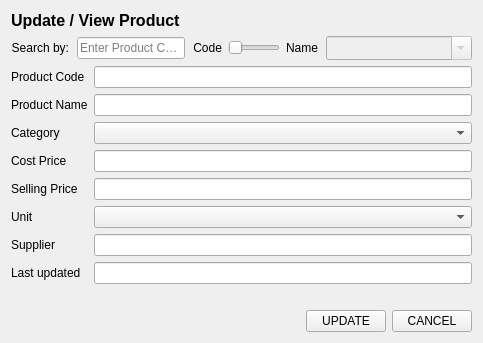
                    <widget class="QWidget" name="tabUpdate">
                        <attribute name="title">
                            <string>UPDATE / VIEW</string>
                        </attribute>
                        <layout class="QVBoxLayout" name="layoutUpdate">
                            <item>
                                <widget class="QLabel" name="subHeaderLabel">
                                    <property name="font">
                                        <font>
                                            <pointsize>12</pointsize>
                                            <weight>75</weight>
                                            <bold>true</bold>
                                        </font>
                                    </property>
                                    <property name="text">
                                        <string>Update / View Product</string>
                                    </property>
                                </widget>
                            </item>
                            <item>
                                <widget class="QWidget" name="searchRowWidget" native="true">
                                    <layout class="QHBoxLayout" name="searchRowLayout">
                                        <property name="spacing">
                                            <number>8</number>
                                        </property>
                                        <property name="leftMargin">
                                            <number>0</number>
                                        </property>
                                        <property name="topMargin">
                                            <number>0</number>
                                        </property>
                                        <property name="rightMargin">
                                            <number>0</number>
                                        </property>
                                        <property name="bottomMargin">
                                            <number>0</number>
                                        </property>
                                        <item>
                                            <widget class="QLabel" name="labelSearchBy">
                                                <property name="text">
                                                    <string>Search by:</string>
                                                </property>
                                                <property name="alignment">
                                                    <set>Qt::AlignRight|Qt::AlignTrailing|Qt::AlignVCenter</set>
                                                </property>
                                            </widget>
                                        </item>
                                        <item>
                                            <widget class="QLineEdit" name="searchCodeLineEdit">
                                                <property name="toolTip">
                                                    <string>Scan or type product code</string>
                                                </property>
                                                <property name="placeholderText">
                                                    <string>Enter Product Code</string>
                                                </property>
                                                <property name="clearButtonEnabled">
                                                    <bool>true</bool>
                                                </property>
                                            </widget>
                                        </item>
                                        <item>
                                            <widget class="QFrame" name="searchModeFrame">
                                                <property name="frameShape">
                                                    <enum>QFrame::NoFrame</enum>
                                                </property>
                                                <property name="frameShadow">
                                                    <enum>QFrame::Plain</enum>
                                                </property>
                                                <layout class="QHBoxLayout" name="searchModeLayout">
                                                    <property name="spacing">
                                                        <number>6</number>
                                                    </property>
                                                    <property name="leftMargin">
                                                        <number>0</number>
                                                    </property>
                                                    <property name="topMargin">
                                                        <number>0</number>
                                                    </property>
                                                    <property name="rightMargin">
                                                        <number>0</number>
                                                    </property>
                                                    <property name="bottomMargin">
                                                        <number>0</number>
                                                    </property>
                                                    <item>
                                                        <widget class="QLabel" name="lblModeCode">
                                                            <property name="text">
                                                                <string>Code</string>
                                                            </property>
                                                            <property name="alignment">
                                                                <set>Qt::AlignRight|Qt::AlignTrailing|Qt::AlignVCenter</set>
                                                            </property>
                                                        </widget>
                                                    </item>
                                                    <item>
                                                        <widget class="QSlider" name="searchModeSlider">
                                                            <property name="minimumSize">
                                                                <size>
                                                                    <width>52</width>
                                                                    <height>20</height>
                                                                </size>
                                                            </property>
                                                            <property name="maximumSize">
                                                                <size>
                                                                    <width>52</width>
                                                                    <height>20</height>
                                                                </size>
                                                            </property>
                                                            <property name="toolTip">
                                                                <string>Toggle search mode (Code | Name)</string>
                                                            </property>
                                                            <property name="minimum">
                                                                <number>0</number>
                                                            </property>
                                                            <property name="maximum">
                                                                <number>1</number>
                                                            </property>
                                                            <property name="singleStep">
                                                                <number>1</number>
                                                            </property>
                                                            <property name="pageStep">
                                                                <number>1</number>
                                                            </property>
                                                            <property name="value">
                                                                <number>0</number>
                                                            </property>
                                                            <property name="tracking">
                                                                <bool>false</bool>
                                                            </property>
                                                            <property name="orientation">
                                                                <enum>Qt::Horizontal</enum>
                                                            </property>
                                                        </widget>
                                                    </item>
                                                    <item>
                                                        <widget class="QLabel" name="lblModeName">
                                                            <property name="text">
                                                                <string>Name</string>
                                                            </property>
                                                            <property name="alignment">
                                                                <set>Qt::AlignLeading|Qt::AlignLeft|Qt::AlignVCenter</set>
                                                            </property>
                                                        </widget>
                                                    </item>
                                                </layout>
                                            </widget>
                                        </item>
                                        <item>
                                            <widget class="QComboBox" name="searchNameComboBox">
                                                <property name="enabled">
                                                    <bool>false</bool>
                                                </property>
                                                <property name="editable">
                                                    <bool>true</bool>
                                                </property>
                                                <property name="insertPolicy">
                                                    <enum>QComboBox::NoInsert</enum>
                                                </property>
                                                <property name="sizeAdjustPolicy">
                                                    <enum>QComboBox::AdjustToMinimumContentsLengthWithIcon</enum>
                                                </property>
                                                <property name="minimumContentsLength">
                                                    <number>12</number>
                                                </property>
                                                <property name="placeholderText">
                                                    <string>Enter Product Name</string>
                                                </property>
                                                <item>
                                                    <property name="text">
                                                        <string/>
                                                    </property>
                                                </item>
                                            </widget>
                                        </item>
                                    </layout>
                                </widget>
                            </item>
                            <item>
                                <layout class="QFormLayout" name="formLayout">
                                    <item row="0" column="0">
                                        <widget class="QLabel" name="productCodeLabel">
                                            <property name="text">
                                                <string>Product Code</string>
                                            </property>
                                        </widget>
                                    </item>
                                    <item row="0" column="1">
                                        <widget class="QLineEdit" name="productCodeLineEdit">
                                            <property name="readOnly">
                                                <bool>true</bool>
                                            </property>
                                        </widget>
                                    </item>
                                    <item row="1" column="0">
                                        <widget class="QLabel" name="productNameLabel">
                                            <property name="text">
                                                <string>Product Name</string>
                                            </property>
                                        </widget>
                                    </item>
                                    <item row="1" column="1">
                                        <widget class="QLineEdit" name="productNameLineEdit"/>
                                    </item>
                                    <item row="2" column="0">
                                        <widget class="QLabel" name="categoryLabel">
                                            <property name="text">
                                                <string>Category</string>
                                            </property>
                                        </widget>
                                    </item>
                                    <item row="2" column="1">
                                        <widget class="QComboBox" name="categoryComboBox"/>
                                    </item>
                                    <item row="3" column="0">
                                        <widget class="QLabel" name="costPriceLabel">
                                            <property name="text">
                                                <string>Cost Price</string>
                                            </property>
                                        </widget>
                                    </item>
                                    <item row="3" column="1">
                                        <widget class="QLineEdit" name="costPriceLineEdit"/>
                                    </item>
                                    <item row="4" column="0">
                                        <widget class="QLabel" name="sellingPriceLabel">
                                            <property name="text">
                                                <string>Selling Price</string>
                                            </property>
                                        </widget>
                                    </item>
                                    <item row="4" column="1">
                                        <widget class="QLineEdit" name="sellingPriceLineEdit"/>
                                    </item>
                                    <item row="5" column="0">
                                        <widget class="QLabel" name="unitLabel">
                                            <property name="text">
                                                <string>Unit</string>
                                            </property>
                                        </widget>
                                    </item>
                                    <item row="5" column="1">
                                        <widget class="QComboBox" name="unitComboBox"/>
                                    </item>
                                    <item row="6" column="0">
                                        <widget class="QLabel" name="supplierLabel">
                                            <property name="text">
                                                <string>Supplier</string>
                                            </property>
                                        </widget>
                                    </item>
                                    <item row="6" column="1">
                                        <widget class="QLineEdit" name="supplierLineEdit"/>
                                    </item>
                                    <item row="7" column="0">
                                        <widget class="QLabel" name="lastUpdatedLabel">
                                            <property name="text">
                                                <string>Last updated</string>
                                            </property>
                                        </widget>
                                    </item>
                                    <item row="7" column="1">
                                        <widget class="QLineEdit" name="lastUpdatedLineEdit">
                                            <property name="readOnly">
                                                <bool>true</bool>
                                            </property>
                                        </widget>
                                    </item>
                                </layout>
                            </item>
                            <item>
                                <widget class="QLabel" name="statusLabel_3">
                                    <property name="text">
                                        <string/>
                                    </property>
                                    <property name="alignment">
                                        <set>Qt::AlignCenter</set>
                                    </property>
                                    <property name="wordWrap">
                                        <bool>true</bool>
                                    </property>
                                </widget>
                            </item>
                            <item>
                                <layout class="QHBoxLayout" name="update_actionButtons">
                                    <item>
                                        <spacer name="horizontalSpacer">
                                            <property name="orientation">
                                                <enum>Qt::Horizontal</enum>
                                            </property>
                                            <property name="sizeHint" stdset="0">
                                                <size>
                                                    <width>40</width>
                                                    <height>20</height>
                                                </size>
                                            </property>
                                        </spacer>
                                    </item>
                                    <item>
                                        <widget class="QPushButton" name="btnUpdateOk">
                                            <property name="text">
                                                <string>UPDATE</string>
                                            </property>
                                        </widget>
                                    </item>
                                    <item>
                                        <widget class="QPushButton" name="btnUpdateCancel">
                                            <property name="text">
                                                <string>CANCEL</string>
                                            </property>
                                        </widget>
                                    </item>
                                </layout>
                            </item>
                        </layout>
                    </widget>
